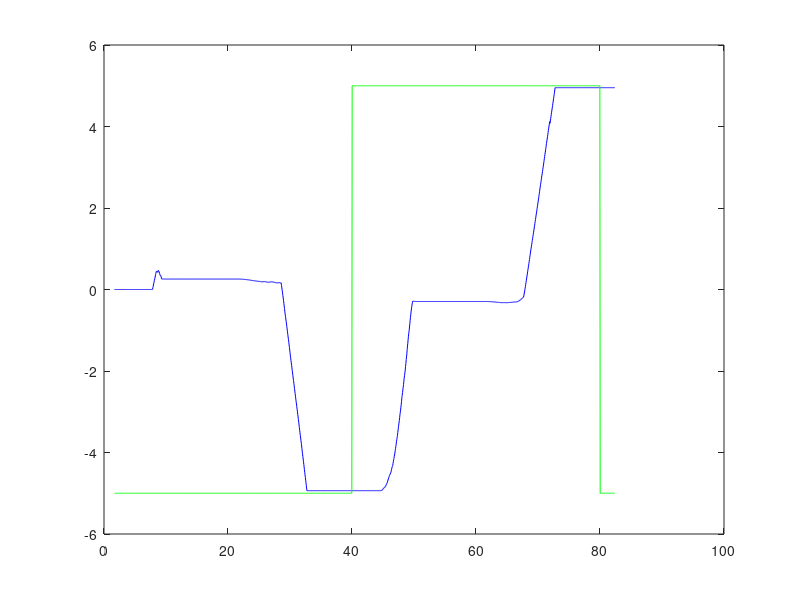
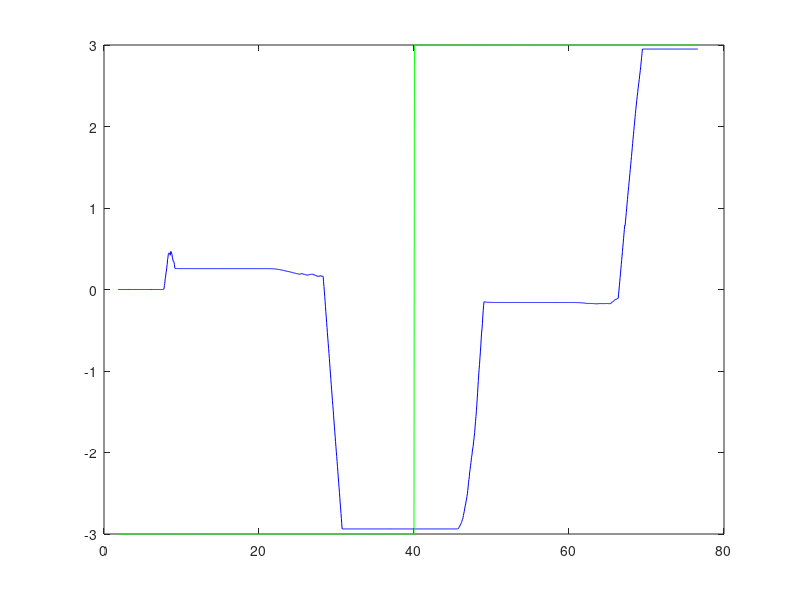

Source code (MATLAB) for these figures, in order:
load CovControl.txt;
t = CovControl(:,1);
C = CovControl(:,2);
G = CovControl(:,3);

plot(t,C,'color','b')
hold on
plot(t,G, 'color','g')
hold off
figure
load CovControl2.txt;
t2 = CovControl2(:,1);
C2 = CovControl2(:,2);
G2 = CovControl2(:,3);

plot(t2,C2,'color','b')
hold on
plot(t2,G2, 'color','g')
